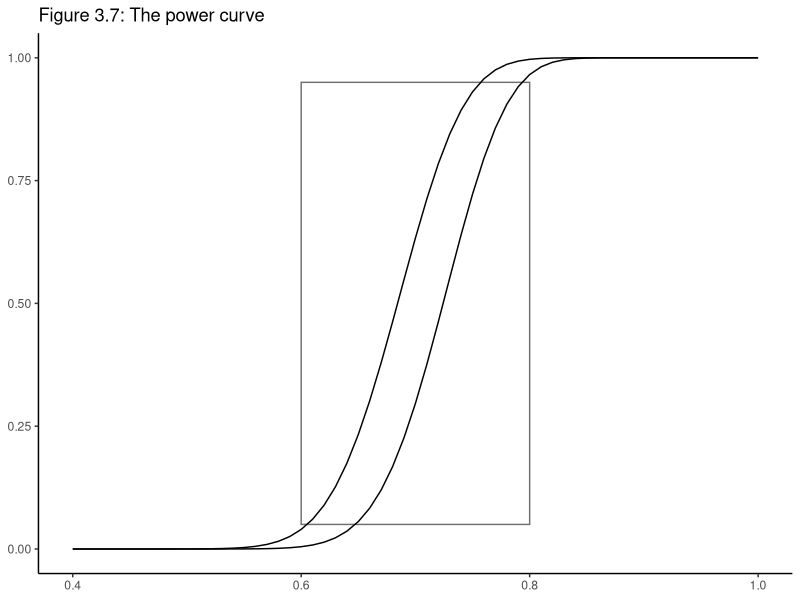

Write R code to recreate this figure.
## ---- chunk 1
knitr::opts_chunk$set(echo = TRUE)
library(ggplot2)
## ---- chunk 2
n = 100

# Generate a function for alpha(p)
alpha <- function(m, n, p){
  sum(dbinom(m:n, n, p))
}
# Get critical value by different experiment 
cat("If critical value = 64, the type-I error is",alpha(64,n,0.6))
cat("If critical value = 68, the type-I error is",alpha(68,n,0.6))
cat("If critical value = 69, the type-I error is",alpha(69,n,0.6))

cat("If critical value = 78, the type-II error is",1-alpha(78,n,0.8))
cat("If critical value = 74, the type-II error is",1-alpha(74,n,0.8))
cat("If critical value = 73, the type-II error is",1-alpha(73,n,0.8))


# Get critical value by for-loop
for(i in 60:n){
  if (alpha(i,n,0.6)<0.05){
    cat("The critical value for type-I error is",i)
    break;
  }
}

for(j in 80:1){
  if ((1-alpha(j,n,0.8))<0.05){
    cat("The critical value for type-II error is",j)
    break;
  }
}

## ---- chunk 3
# Sequence for values on x axis when p is between 0.4 to 1.
x <- seq(0.4, 1, by = 0.01)

# Generate a function to get values of alpha(p) when p is between 0.4 to 1.
n_y<-c()
y<- function(m){
  for(g in x){
    a<-alpha(m,n,g)
    n_y<-c(n_y,a)
  }
  n_y
}

# plot
ggplot()+
  geom_rect(aes(xmin = 0.6, xmax = 0.8, ymin = 0.05, ymax = 0.95), fill="transparent",color="gray44")+
  geom_line(aes(x,y(69)))+
  geom_line(aes(x,y(73)))+
  theme_classic()+
  theme(axis.title.x = element_blank())+
  theme(axis.title.y = element_blank())+
  labs(title = 'Figure 3.7: The power curve')

